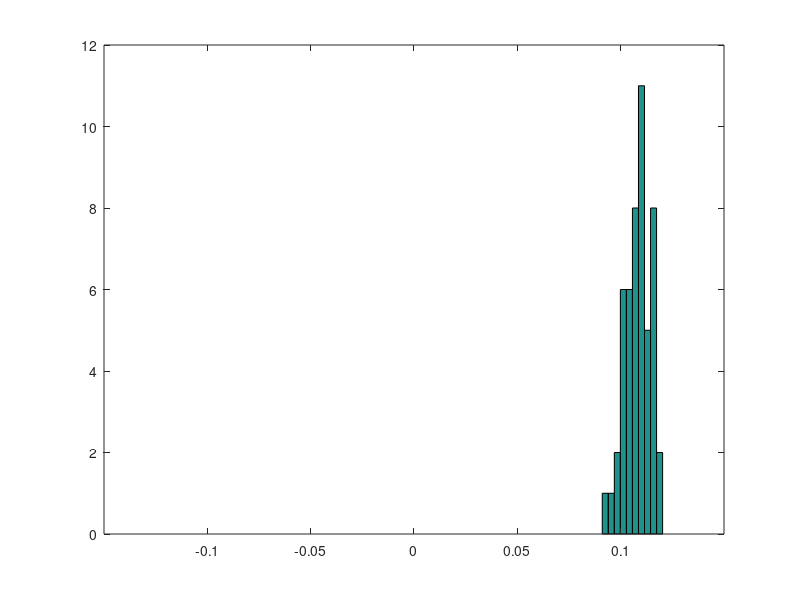

The MATLAB source for this figure:

clear all; close all;

n=10;
x=randn(1,n);

theta = mean(x);

B = 2000;

for t = 1:50
    
    bx = zeros(1,n,B);
    for i = 1:B
        ind =  randsample(n,n,'true');
        bx(1,:,i) = x(1,ind);
    end
   
    for i = 1:B
        BTS_theta(i) = median(bx(1,:,i));
    end

    bias(t) = mean(BTS_theta)-theta;
    
end

hist(bias);
xlim([-0.15,0.15]);